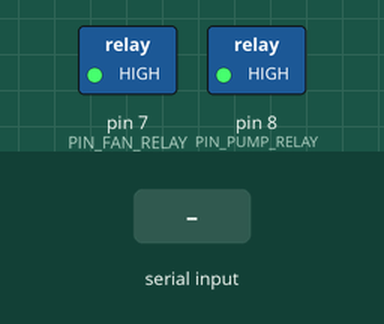
Simulated run of this sketch. Board: Arduino Uno, built with avr-gcc and run on an emulated ATmega328P. On the bench: switched loads named in the sketch (green lamp = pin HIGH). The inputs (shaded band) are chosen by the test bench.

Above: at 1.2 s.
1.3 s: "FAN:1\n" received over the second serial link
At 1.8 s:
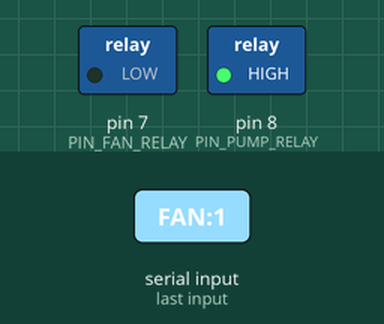
2.8 s: "FAN:0\n" received over the second serial link
At 4.1 s:
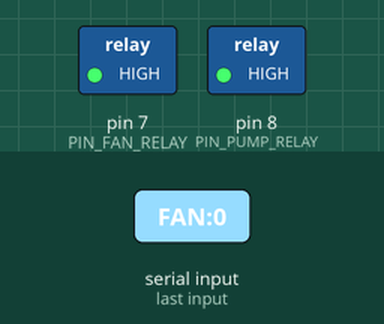
Timing chart, 0 to 5.8 s (numbered marks = the images above; inputs shaded):
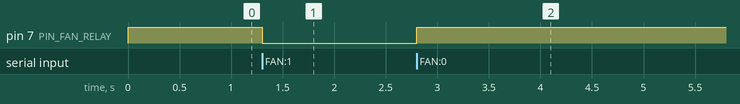

Measured:
- after the input at 1.3 s, pin 7 (PIN_FAN_RELAY): HIGH → LOW at once
- after the input at 2.8 s, pin 7 (PIN_FAN_RELAY): LOW → HIGH at once

The sketch:

FireGasUno.ino
```cpp
#include <SoftwareSerial.h>

constexpr uint8_t PIN_FAN_RELAY = 7;
constexpr uint8_t PIN_PUMP_RELAY = 8;
constexpr uint8_t PIN_UART_RX = 10;
constexpr uint8_t PIN_UART_TX = 11;
constexpr bool RELAY_ACTIVE_LOW = true;

#define ENABLE_FAN_RELAY true
#define ENABLE_PUMP_RELAY false

SoftwareSerial espSerial(PIN_UART_RX, PIN_UART_TX);
String input;
bool fanState = false;
bool pumpState = false;

void writeRelay(uint8_t pin, bool on) {
  digitalWrite(pin, (on == RELAY_ACTIVE_LOW) ? LOW : HIGH);
}
void reportStates() {
  espSerial.println(fanState ? F("FAN:1") : F("FAN:0"));
  espSerial.println(pumpState ? F("PUMP:1") : F("PUMP:0"));
}
void handleCommand(const String &command) {
  if (command == "PING") espSerial.println(F("PONG"));
  else if (command == "STATUS?") reportStates();
  else if (command == "FAN:1" || command == "FAN:0") {
    const bool requested = command.endsWith("1");
    fanState = ENABLE_FAN_RELAY && requested;
    writeRelay(PIN_FAN_RELAY, fanState);
    espSerial.println(fanState ? F("FAN:1") : F("FAN:0"));
  } else if (command == "PUMP:1" || command == "PUMP:0") {
    const bool requested = command.endsWith("1");
    if (!ENABLE_PUMP_RELAY && requested) Serial.println(F("PUMP DISABLED - wiring not confirmed"));
    pumpState = ENABLE_PUMP_RELAY && requested;
    writeRelay(PIN_PUMP_RELAY, pumpState);
    espSerial.println(pumpState ? F("PUMP:1") : F("PUMP:0"));
  }
}
void setup() {
  pinMode(PIN_FAN_RELAY, OUTPUT);
  pinMode(PIN_PUMP_RELAY, OUTPUT);
  writeRelay(PIN_FAN_RELAY, false);
  writeRelay(PIN_PUMP_RELAY, false);
  Serial.begin(115200);
  espSerial.begin(9600);
  input.reserve(40);
  espSerial.println(F("READY"));
  reportStates();
}
void loop() {
  while (espSerial.available()) {
    const char value = static_cast<char>(espSerial.read());
    if (value == '\n') {
      input.trim();
      if (!input.isEmpty()) handleCommand(input);
      input = "";
    } else if (value != '\r' && input.length() < 39) input += value;
  }
}
```
